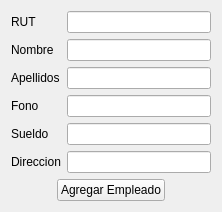
      <widget class="QWidget" name="page_3">
       <property name="sizePolicy">
        <sizepolicy hsizetype="Expanding" vsizetype="Expanding">
         <horstretch>0</horstretch>
         <verstretch>0</verstretch>
        </sizepolicy>
       </property>
       <layout class="QGridLayout" name="gridLayout_16">
        <item row="2" column="2">
         <spacer name="horizontalSpacer_7">
          <property name="orientation">
           <enum>Qt::Horizontal</enum>
          </property>
          <property name="sizeHint" stdset="0">
           <size>
            <width>40</width>
            <height>20</height>
           </size>
          </property>
         </spacer>
        </item>
        <item row="2" column="1">
         <widget class="QPushButton" name="agregarEmpleado_2">
          <property name="sizePolicy">
           <sizepolicy hsizetype="Fixed" vsizetype="Fixed">
            <horstretch>0</horstretch>
            <verstretch>0</verstretch>
           </sizepolicy>
          </property>
          <property name="text">
           <string>Agregar Empleado</string>
          </property>
          <property name="autoDefault">
           <bool>true</bool>
          </property>
         </widget>
        </item>
        <item row="2" column="0">
         <spacer name="horizontalSpacer_6">
          <property name="orientation">
           <enum>Qt::Horizontal</enum>
          </property>
          <property name="sizeHint" stdset="0">
           <size>
            <width>40</width>
            <height>20</height>
           </size>
          </property>
         </spacer>
        </item>
        <item row="1" column="0" colspan="3">
         <layout class="QGridLayout" name="gridLayout_2">
          <item row="0" column="0">
           <widget class="QLabel" name="label_2">
            <property name="text">
             <string>RUT</string>
            </property>
           </widget>
          </item>
          <item row="0" column="1">
           <widget class="QLineEdit" name="rutEmpleado"/>
          </item>
          <item row="1" column="0">
           <widget class="QLabel" name="label_3">
            <property name="text">
             <string>Nombre</string>
            </property>
           </widget>
          </item>
          <item row="1" column="1">
           <widget class="QLineEdit" name="nombreEmpleado"/>
          </item>
          <item row="2" column="0">
           <widget class="QLabel" name="label_49">
            <property name="text">
             <string>Apellidos</string>
            </property>
           </widget>
          </item>
          <item row="2" column="1">
           <widget class="QLineEdit" name="apellidosEmpleado"/>
          </item>
          <item row="3" column="0">
           <widget class="QLabel" name="label_55">
            <property name="text">
             <string>Fono</string>
            </property>
           </widget>
          </item>
          <item row="3" column="1">
           <widget class="QLineEdit" name="fonoEmpleado"/>
          </item>
          <item row="4" column="0">
           <widget class="QLabel" name="label_5">
            <property name="text">
             <string>Sueldo</string>
            </property>
           </widget>
          </item>
          <item row="4" column="1">
           <widget class="QLineEdit" name="sueldoEmpleado"/>
          </item>
          <item row="5" column="0">
           <widget class="QLabel" name="label_4">
            <property name="text">
             <string>Direccion</string>
            </property>
           </widget>
          </item>
          <item row="5" column="1">
           <widget class="QLineEdit" name="direccionEmpleado"/>
          </item>
         </layout>
        </item>
       </layout>
      </widget>
